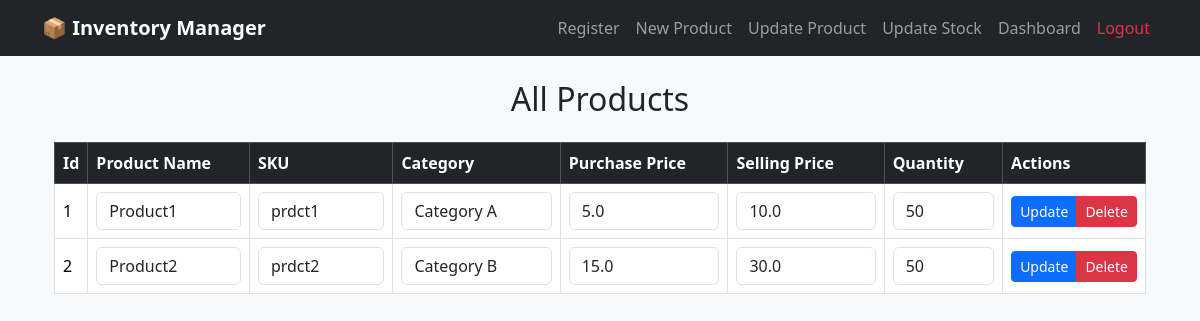
/update_product (signed in), run on the app's committed database.
### models.py (models this page shows)
class Product(db.Model):
    __tablename__ = "products"
    id = db.Column(db.Integer, primary_key=True)
    name = db.Column(db.String(120), nullable=False)
    sku = db.Column(db.String(50), unique=True, nullable=False)  # Stock Keeping Unit
    category = db.Column(db.String(50))
    purchase_price = db.Column(db.Float, nullable=False)
    selling_price = db.Column(db.Float, nullable=False)
    quantity = db.Column(db.Integer, default=0)
    transactions = db.relationship("Transaction", backref="product", lazy = True)

### routes.py (the view, shortened to what this page needs)
@routes_bp.route("/update_product", methods=["GET","POST"])
@login_required
@role_required("admin", "manager")
def update_product():
    products = Product.query.all()
    return render_template("update_product.html", products=products)

### app.py (called while the page is built)
@login_manager.user_loader
def load_user(user_id):
    return db.session.get(User, int(user_id))

### utils.py (called while the page is built)
def role_required(*roles):
    def wrapper(fn):
        @wraps(fn)
        def decorated_view(*args, **kwargs):
            if not current_user.is_authenticated:
                return abort(403)  # user not logged in
            if current_user.role not in roles:
                return abort(403)  # logged in but wrong role
            return fn(*args, **kwargs)
        return decorated_view
    return wrapper

### templates/update_product.html (shortened to what this page needs)
{% extends "base.html" %}
{% block content %}
<div class="container mt-4">
  <h2 class="mb-4 text-center">All Products</h2>
  <div class="table-responsive">
    <table class="table table-bordered table-hover align-middle">
      <thead class="table-dark">
        <tr>
          <th>Id</th>
          <th>Product Name</th>
          <th>SKU</th>
          <th>Category</th>
          <th>Purchase Price</th>
          <th>Selling Price</th>
          <th>Quantity</th>
          <th>Actions</th>
        </tr>
      </thead>
      <tbody>
        {% for product in products %}
        <tr>
          <form method="POST" action="{{ url_for('routes.update_product') }}">
            <td>{{ product.id }}</td>
            <td>
              <input type="text" name="name" value="{{ product.name }}" class="form-control">
            </td>
            <td>
              <input type="text" name="sku" value="{{ product.sku }}" class="form-control" readonly>
            </td>
            <td>
              <input type="text" name="category" value="{{ product.category }}" class="form-control">
            </td>
            <td>
              <input type="number" step="0.01" name="purchase_price" value="{{ product.purchase_price }}" class="form-control">
            </td>
            <td>
              <input type="number" step="0.01" name="selling_price" value="{{ product.selling_price }}" class="form-control">
            </td>
            <td>
              <input type="number" step="1" min="0" max="100000" name="quantity" value="{{ product.quantity }}" class="form-control">
            </td>
            <td class="text-center">
              <div class="btn-group" role="group">
                <button type="submit" name="action" value="update" class="btn btn-sm btn-primary">
                  Update
                </button>
                <button type="submit" name="action" value="delete" class="btn btn-sm btn-danger" onclick="return confirm('Delete this product?')">
                  Delete
                </button>
              </div>
            </td>
          </form>
        </tr>
        {% endfor %}
      </tbody>
    </table>
  </div>
</div>
{% endblock %}

### data on the page
Product: id "1", name "Product1", sku "prdct1", category "Category A", purchase_price "5.0", selling_price "10.0", quantity "50"
Product: id "2", name "Product2", sku "prdct2", category "Category B", purchase_price "15.0", selling_price "30.0", quantity "50"
